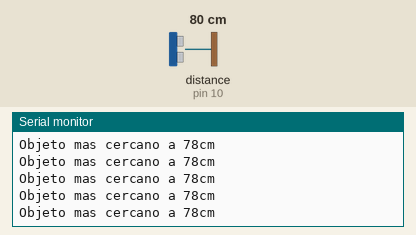
Bench run of a sketch on a simulated Arduino Uno, built with avr-gcc and run on an emulated ATmega328P. On the bench: the last lines printed to the serial monitor. Wiring (inferred from the names in the program): ultrasonic range finder: trigger pin 9; echo pin 10. The inputs (shaded band) are chosen by the test bench; at power-on: distance to the obstacle (sensor on pin 10) 80 cm. The echo pulse lasts 58.3 µs per cm.

Above: at 1.2 s.
1.3 s: distance to the obstacle (sensor on pin 10) set to 24 cm
At 1.8 s:
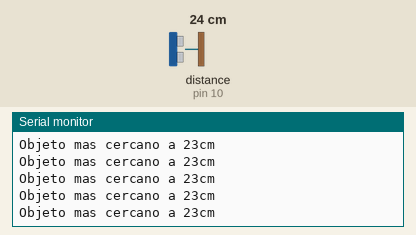
2.8 s: distance to the obstacle (sensor on pin 10) set to 18 cm
At 3.8 s:
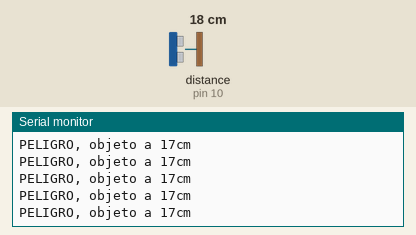

Measured:
- the behaviour switches between 22 and 21 cm on distance to the obstacle (sensor on pin 10) (found by bisection; images 1 and 2)
- after the input at 1.3 s, the serial monitor: prints a new line after 0.08 s (image 1)
- after the input at 2.8 s, the serial monitor: prints a new line after 0.07 s (image 2)

The sketch:

testSensor.ino
```cpp
const int Trigger = 9;
const int Echo = 10;

void setup() {
Serial.begin(9600);
pinMode(Trigger, OUTPUT);
pinMode(Echo, INPUT);
digitalWrite(Trigger, LOW);
}
void loop() {
long t;
long d;
digitalWrite(Trigger, HIGH);
delayMicroseconds(10);
digitalWrite(Trigger, LOW);
t = pulseIn(Echo, HIGH);
d = t / 2 * 0.034;
verificarDistancia(d);
}

void verificarDistancia(long distancia) {
if (distancia <= 20 && distancia < 21) {
  Serial.print("PELIGRO, objeto a ");
  Serial.print(distancia);
  Serial.print("cm");
  Serial.println("");
} else if (distancia > 20 && distancia <= 300) {
  Serial.print("Objeto mas cercano a ");
  Serial.print(distancia);
  Serial.print("cm");
  Serial.println("");
} else {
  Serial.println("FUERA DE RANGO");
}
}
```
